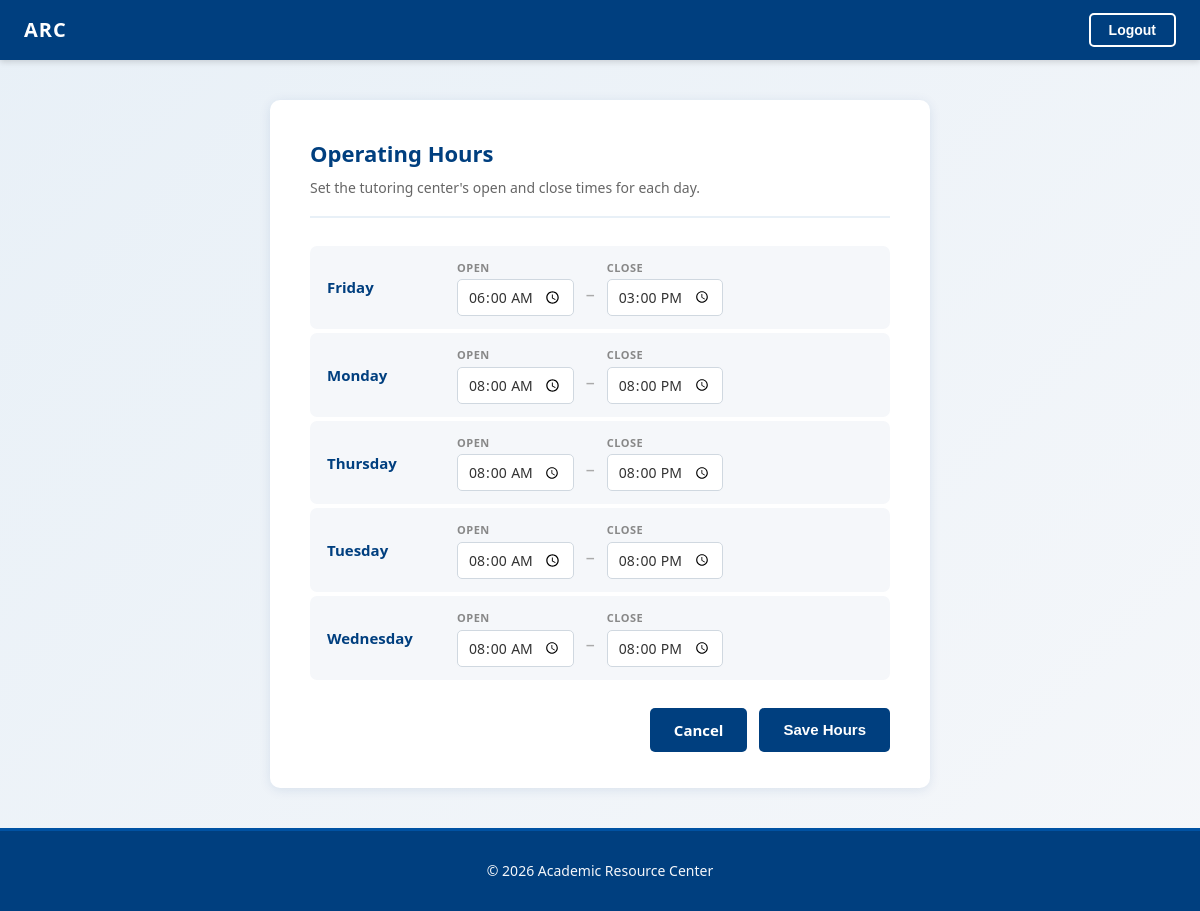
/operating-hours/ (signed in), run on the app's committed database.
### scheduling/models.py (models this page shows, shortened)
class OperatingHours(models.Model):
    class DayOfWeek(models.TextChoices):
        MONDAY = 'MON', 'Monday'
        TUESDAY = 'TUE', 'Tuesday'
        WEDNESDAY = 'WED', 'Wednesday'
        THURSDAY = 'THU', 'Thursday'
        FRIDAY = 'FRI', 'Friday'
    day_of_week = models.CharField(
        max_length=3,
        choices=DayOfWeek.choices,
        unique=True
    )
    start_time = models.TimeField()
    end_time = models.TimeField()
    class Meta:
        ordering = ['day_of_week']
        verbose_name_plural = 'Operating Hours'

### scheduling/views.py (the view)
# urls.py: path('operating-hours/', views.operating_hours, name='operating_hours'),
@login_required
@user_passes_test(lambda u: u.role == 'ADMIN')
def operating_hours(request):
    days = [d[0] for d in OperatingHours.DayOfWeek.choices]
    for day in days:
        OperatingHours.objects.get_or_create(
            day_of_week=day,
            defaults={'start_time': time(8, 0), 'end_time': time(18, 0)}
        )
    OperatingHoursFormSet = modelformset_factory(
        OperatingHours, form=OpenHoursForm, extra=0
    )
    queryset = OperatingHours.objects.all()
    if request.method == 'POST':
        formset = OperatingHoursFormSet(request.POST, queryset=queryset)
        if formset.is_valid():
            formset.save()
            return redirect('scheduling:operating_hours')
    else:
        formset = OperatingHoursFormSet(queryset=queryset)
    return render(request, 'scheduling/operating_hours.html', {'formset': formset})

### scheduling/templates/scheduling/operating_hours.html (shortened to what this page needs)
{% extends "account/base.html" %}
{% block content %}
<div class="oh-container">
    <div class="oh-header">
        <h2>Operating Hours</h2>
        <p class="oh-subtitle">Set the tutoring center's open and close times for each day.</p>
    </div>
    <form method="post" class="oh-form">
        <div class="oh-days">
            {% for form in formset %}
                <div class="oh-day-row{% if form.errors %} oh-day-row--error{% endif %}">
                    <div class="oh-day-label">
                        {{ form.instance.get_day_of_week_display }}
                    </div>
                    <div class="oh-times">
                        <div class="oh-time-group">
                            <label class="oh-time-label">Open</label>
                            {{ form.start_time }}
                        </div>
                        <span class="oh-time-sep">–</span>
                        <div class="oh-time-group">
                            <label class="oh-time-label">Close</label>
                            {{ form.end_time }}
                        </div>
                    </div>
                </div>
            {% endfor %}
        </div>
        <div class="oh-actions">
            <a href="{% url 'dashboard:dashboard' %}" class="btn btn-primary">Cancel</a>
            <button type="submit" class="btn btn-primary">Save Hours</button>
        </div>
    </form>
</div>
{% endblock %}

### account/static/account/css/styles.css (style rules this page uses)
:root { --primary-color: #003F7F; --primary-light: #0052A3; --secondary-color: #FFFFFF; --accent-color: #E8F0F7; --success-color: #2E8B57; --danger-color: #C41E3A; --warning-color: #FF9800; --info-color: #2196F3; --light-color: #F5F7FA; --dark-color: #1A1A1A; --text-color: #333333; --border-color: #D0D8E0; --font-family: 'Segoe UI', 'Helvetica Neue', sans-serif; }
body { font-family: var(--font-family); background: linear-gradient(135deg, var(--accent-color) 0%, var(--light-color) 100%); color: var(--text-color); margin: 0; padding: 0; line-height: 1.6; display: flex; flex-direction: column; min-height: 100vh; }
a { color: var(--primary-color); text-decoration: none; transition: color 0.3s ease; }
.btn { display: inline-block; padding: 10px 24px; border: none; border-radius: 5px; font-size: 15px; font-weight: 600; cursor: pointer; transition: opacity 0.2s ease; }
.btn-primary { background-color: var(--primary-color); color: var(--secondary-color); }

### scheduling/templates/scheduling/operating_hours.html (style rules this page uses)
.oh-container { max-width: 580px; margin: 40px auto; background: var(--secondary-color); border-radius: 10px; box-shadow: 0 2px 12px rgba(0, 63, 127, 0.1); padding: 36px 40px; }
.oh-header { margin-bottom: 28px; border-bottom: 2px solid var(--accent-color); padding-bottom: 16px; }
.oh-header h2 { margin: 0 0 6px; color: var(--primary-color); font-size: 22px; font-weight: 600; }
.oh-subtitle { margin: 0; font-size: 14px; color: #666; }
.oh-days { display: flex; flex-direction: column; gap: 4px; margin-bottom: 28px; }
.oh-day-row { display: flex; align-items: center; gap: 20px; padding: 12px 16px; border-radius: 7px; background: var(--light-color); border: 1px solid transparent; transition: border-color 0.2s; }
.oh-day-label { width: 110px; font-weight: 600; color: var(--primary-color); font-size: 15px; flex-shrink: 0; }
.oh-times { display: flex; align-items: center; gap: 12px; flex: 1; }
.oh-time-group { display: flex; flex-direction: column; gap: 3px; }
.oh-time-label { font-size: 11px; font-weight: 600; color: #888; text-transform: uppercase; letter-spacing: 0.5px; }
.oh-times input[type="time"] { padding: 7px 10px; border: 1px solid var(--border-color); border-radius: 5px; font-size: 14px; font-family: var(--font-family); color: var(--text-color); background: var(--secondary-color); transition: border-color 0.2s, box-shadow 0.2s; }
.oh-time-sep { color: #aaa; font-size: 18px; margin-top: 14px; }
.oh-actions { display: flex; justify-content: flex-end; gap: 12px; }

### data on the page
OperatingHours: instance.day_of_week "Friday"
OperatingHours: instance.day_of_week "Monday"
OperatingHours: instance.day_of_week "Thursday"
OperatingHours: instance.day_of_week "Tuesday"
OperatingHours: instance.day_of_week "Wednesday"
